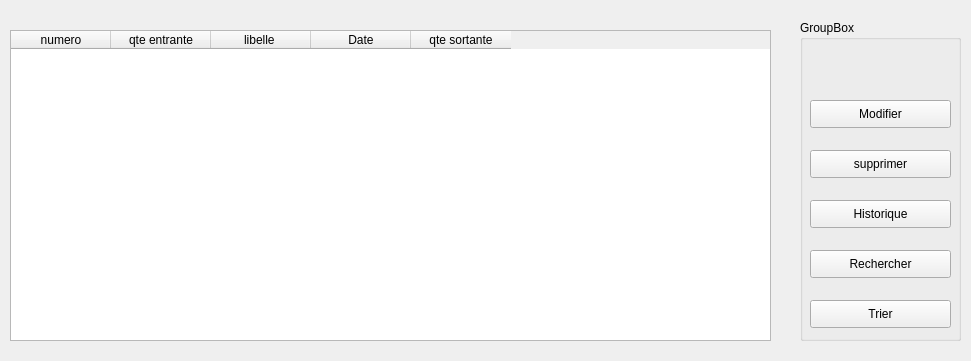
      <widget class="QWidget" name="page_8">
       <property name="geometry">
        <rect>
         <x>0</x>
         <y>0</y>
         <width>971</width>
         <height>361</height>
        </rect>
       </property>
       <attribute name="icon">
        <iconset>
         <normaloff>../Downloads/icons8-livraison-de-nourriture-100 (1).png</normaloff>../Downloads/icons8-livraison-de-nourriture-100 (1).png</iconset>
       </attribute>
       <attribute name="label">
        <string>afficher stock</string>
       </attribute>
       <widget class="QTableWidget" name="tableWidget_6">
        <property name="geometry">
         <rect>
          <x>10</x>
          <y>30</y>
          <width>761</width>
          <height>311</height>
         </rect>
        </property>
        <column>
         <property name="text">
          <string>numero</string>
         </property>
        </column>
        <column>
         <property name="text">
          <string>qte entrante</string>
         </property>
        </column>
        <column>
         <property name="text">
          <string>libelle </string>
         </property>
        </column>
        <column>
         <property name="text">
          <string>Date</string>
         </property>
        </column>
        <column>
         <property name="text">
          <string>qte sortante</string>
         </property>
        </column>
       </widget>
       <widget class="QGroupBox" name="groupBox_6">
        <property name="geometry">
         <rect>
          <x>800</x>
          <y>20</y>
          <width>161</width>
          <height>321</height>
         </rect>
        </property>
        <property name="title">
         <string>GroupBox</string>
        </property>
        <widget class="QPushButton" name="pushButton_25">
         <property name="geometry">
          <rect>
           <x>10</x>
           <y>80</y>
           <width>141</width>
           <height>28</height>
          </rect>
         </property>
         <property name="text">
          <string>Modifier</string>
         </property>
         <property name="icon">
          <iconset>
           <normaloff>../Downloads/icons8-registration-100.png</normaloff>../Downloads/icons8-registration-100.png</iconset>
         </property>
        </widget>
        <widget class="QPushButton" name="pushButton_26">
         <property name="geometry">
          <rect>
           <x>10</x>
           <y>130</y>
           <width>141</width>
           <height>28</height>
          </rect>
         </property>
         <property name="text">
          <string>supprimer</string>
         </property>
         <property name="icon">
          <iconset>
           <normaloff>../Downloads/icons8-data-backup-64.png</normaloff>../Downloads/icons8-data-backup-64.png</iconset>
         </property>
        </widget>
        <widget class="QPushButton" name="pushButton_27">
         <property name="geometry">
          <rect>
           <x>10</x>
           <y>180</y>
           <width>141</width>
           <height>28</height>
          </rect>
         </property>
         <property name="text">
          <string>Historique</string>
         </property>
         <property name="icon">
          <iconset>
           <normaloff>../Downloads/icons8-print-100.png</normaloff>../Downloads/icons8-print-100.png</iconset>
         </property>
        </widget>
        <widget class="QPushButton" name="pushButton_28">
         <property name="geometry">
          <rect>
           <x>10</x>
           <y>230</y>
           <width>141</width>
           <height>28</height>
          </rect>
         </property>
         <property name="text">
          <string>Rechercher</string>
         </property>
         <property name="icon">
          <iconset>
           <normaloff>../Downloads/icons8-search-100.png</normaloff>../Downloads/icons8-search-100.png</iconset>
         </property>
        </widget>
        <widget class="QPushButton" name="pushButton_29">
         <property name="geometry">
          <rect>
           <x>10</x>
           <y>280</y>
           <width>141</width>
           <height>28</height>
          </rect>
         </property>
         <property name="text">
          <string>Trier</string>
         </property>
         <property name="icon">
          <iconset>
           <normaloff>../Downloads/icons8-location-100.png</normaloff>../Downloads/icons8-location-100.png</iconset>
         </property>
        </widget>
       </widget>
      </widget>
